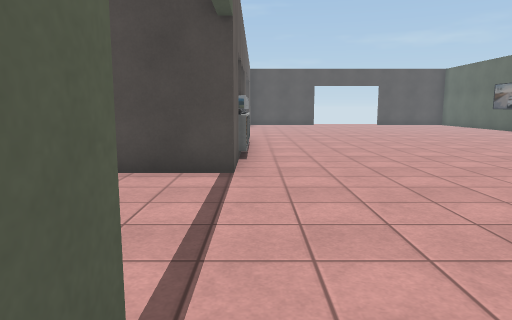
view 1 (above)

19 first-person views from a walk through a scene from a Unity 3-D project. The camera is 1.3 m above the floor, tilts 8° down and sees 70° across. The floor is counted in squares, 1 m on a side. Each view is taken from the middle of a square. On the plan, view 1 faces up. The plan holds only what a view shows up to about 15 squares ahead; the rest is blank. The place goes on beyond the plan. The player character is not drawn. Door leaves are left out, so doorways stand open. Some surface patterns are stand-ins.

view 2
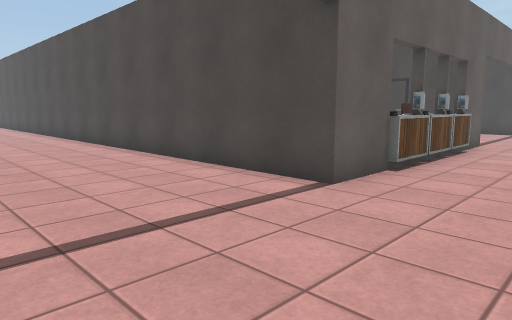

view 3
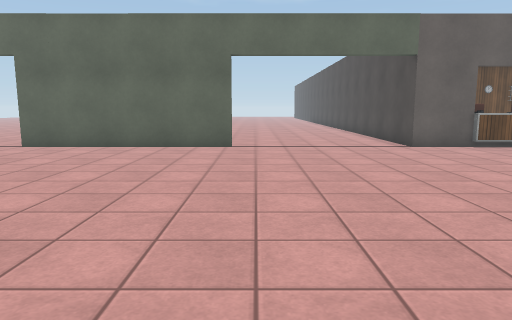

view 4
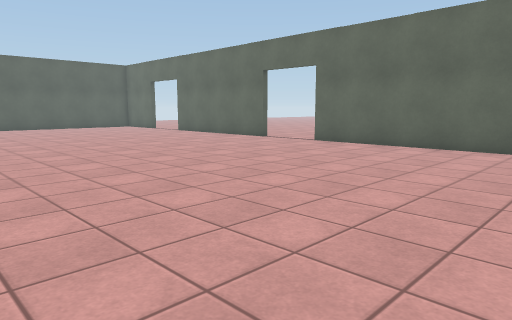

view 5
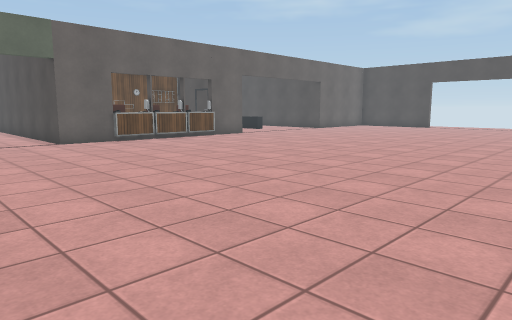

view 6
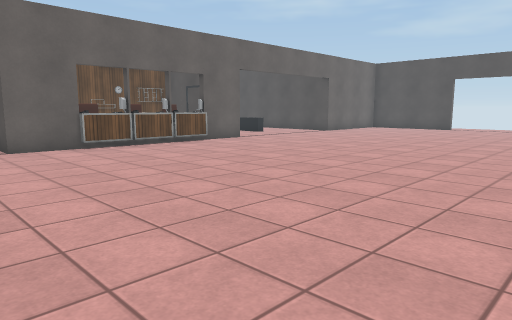

view 7
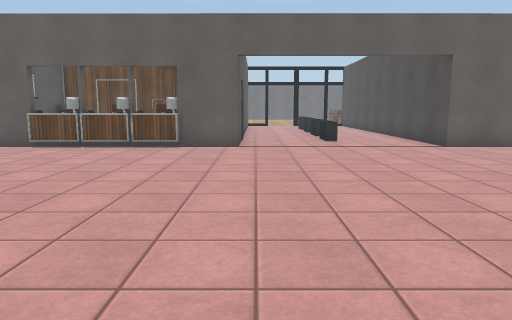

view 8
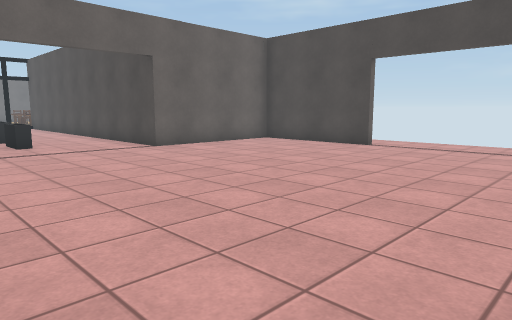

view 9
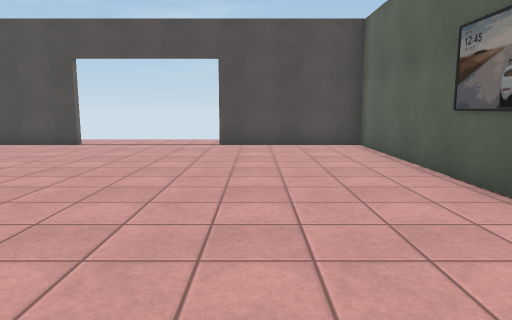

view 10
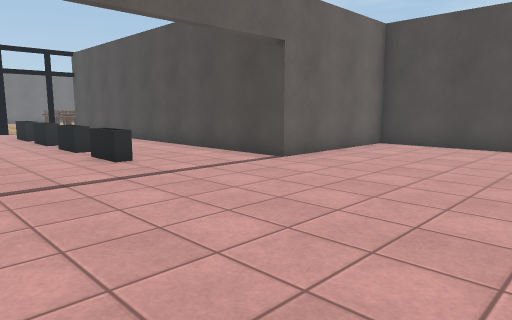

view 11
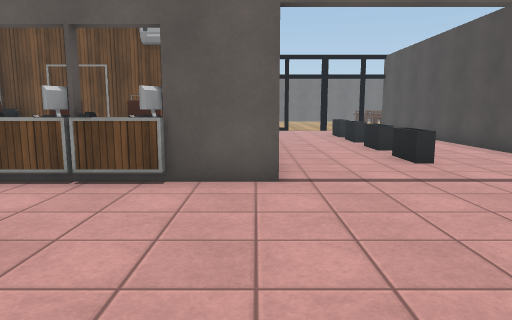

view 12
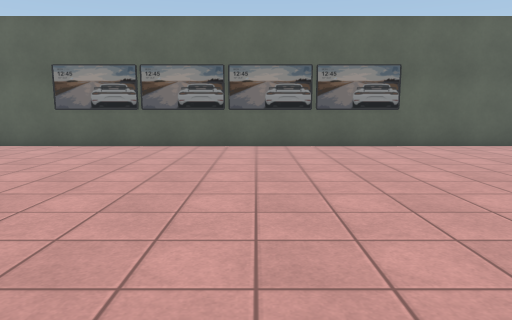

view 13
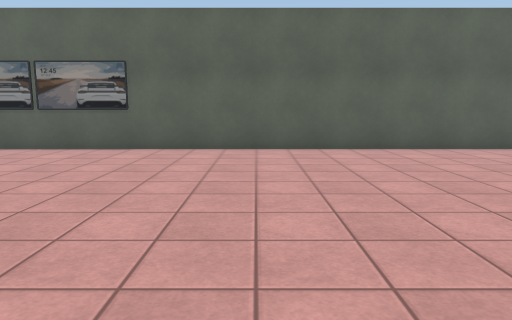

view 14
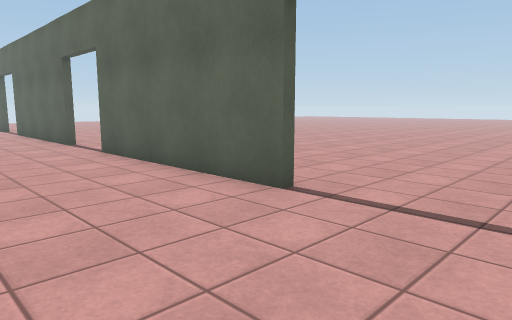

view 15
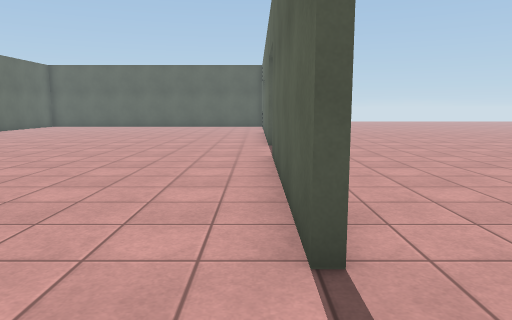

view 16
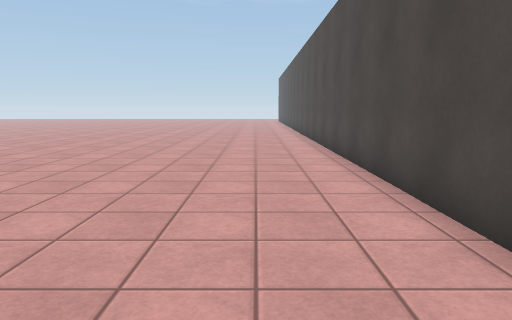

view 17
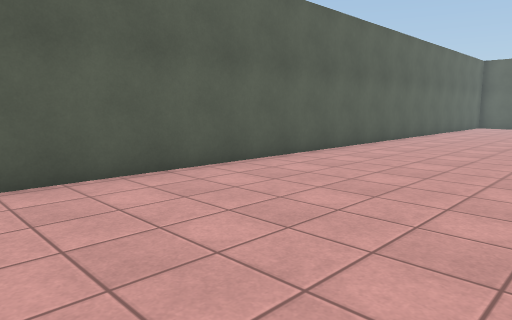

view 18
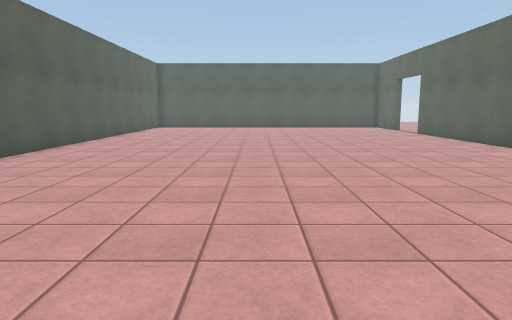

view 19
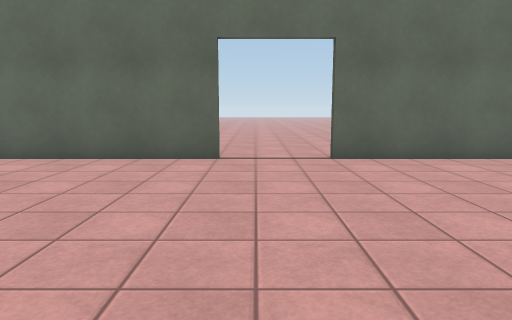

### Floor plan
Points are (right, up) in squares from view 1. A wall is a line through its corners. A room is listed if a view was taken in it or the views show most of it. See-through windows are left out.
Room 1 (views 1, 2, 3, 4, 5, 6, 7, 8, 9, 10, 11, 12, 13, 14, 15, 16, 17, 18, 19)
walls: (-0.4, 9.5) (-0.4, 7.3) (-12.5, 7.3); (-0.4, 1.2) (-0.4, -6); (-1.2, 16.1) (-3.6, 16.1); (-0.4, 16.5) (-0.4, 14.5); (-6.1, 11.6) (-6.1, 8.5); (-2.9, 16.4) (-0.8, 16.4); (14.8, 13.4) (14.8, 14.5); (14.8, 16.5) (14.8, 17.5); (-0.4, -8.9) (-0.4, -12.5); (14.8, 19.4) (14.8, 20.5); (14.8, 22.4) (14.8, 29.1) (9.6, 29.1); (4.6, 29.5) (4.6, 29.1) (-0.4, 29.1) (-0.4, 23.5) (-9.2, 23.5); (14.8, -12.3) (14.8, 11.6)
objects: other object (-12, 20) to (-11, 20); other object (-10, 20) to (-8, 20); other object (-7, 20) to (-5, 20); other object (-6, 8) to (-5, 9); other object (-4, 20) to (-3, 20); chair (-2, 10) to (-2, 11); other object (-2, 12) to (-1, 12); chair (-2, 13) to (-2, 14); other object (-1, 10); other object (-1, 11); other object (-1, 13); other object (-1, 14); monitor (0, 11); other object (0, 12); monitor (0, 13); monitor (0, 14)

Where each view was taken, in squares from view 1:
view 1: 0 up, 0 right, facing up
view 2: 2 up, 3 right, facing up-left
view 3: 2 up, 12 right, facing left
view 4: 3 up, 12 right, facing down-left
view 5: 3 up, 14 right, facing up-left
view 6: 5 up, 12 right, facing up-left
view 7: 17 up, 12 right, facing left
view 8: 17 up, 11 right, facing up-left
view 9: 16 up, 11 right, facing up
view 10: 16 up, 6 right, facing up-left
view 11: 16 up, 6 right, facing left
view 12: 16 up, 2 right, facing right
view 13: 7 up, 3 right, facing right
view 14: 5 up, 4 right, facing down-left
view 15: 4 up, 0 right, facing down
view 16: 5 up, 1 left, facing left
view 17: 5 up, 8 right, facing down-right
view 18: 3 up, 8 right, facing down
view 19: 8 down, 9 right, facing left
